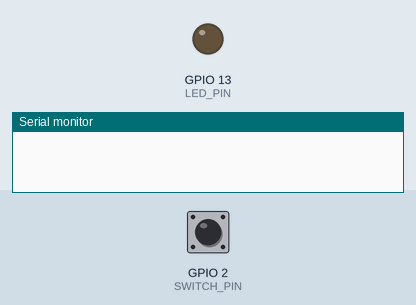
A program run on a simulated ESP32. On the bench: output pins drawn as LEDs (lit = HIGH), the last lines printed to the serial monitor. The inputs (shaded band) are chosen by the test bench; at power-on: GPIO 2 (SWITCH_PIN) LOW.

Above: at 1.2 s.
1.3 s: GPIO 2 (SWITCH_PIN) pulled HIGH for 0.15 s
2.9 s: GPIO 2 (SWITCH_PIN) pulsed HIGH 2 times (0.12 s each, 0.3 s apart)
At 3.9 s:
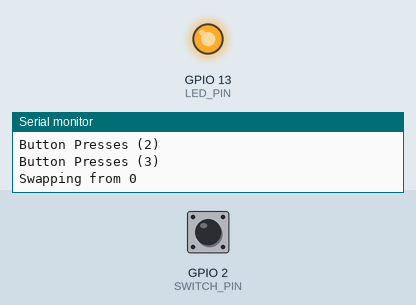
Timing chart, 0 to 5.9 s (numbered marks = the images above; inputs shaded):
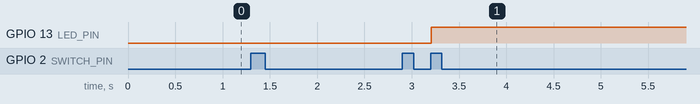

Measured:
- after the input at 2.9 s, GPIO 13 (LED_PIN): LOW → HIGH after 0.31 s

The program:

main.cpp
```cpp
#include <Arduino.h>

enum ButtonState
{
    ON,
    OFF
};

// returns true if specifiedDelay has elapsed since start (millis() values)
boolean timeDiff(unsigned long start, int specifiedDelay)
{
    return (millis() - start >= specifiedDelay);
}


ButtonState btnCurrent;

const int LED_PIN = 13;
const int SWITCH_PIN = 2;
const int LED_DELAY = 1000;
unsigned long NumberOfCounts;
int btnPresses = 0;

const int BOUNCE_DELAY_MS = 5;
ButtonState debouncedState = OFF;
ButtonState bouncedState = OFF;
long lastChange;

ButtonState getButtonState()
{
    ButtonState now = OFF;

    if (digitalRead(SWITCH_PIN))
        now = ON;

    if (now != bouncedState)
    {
        lastChange = millis();
        bouncedState = now;
    }

    if (timeDiff(lastChange, BOUNCE_DELAY_MS))
        debouncedState = now;

    return debouncedState;
}

void setup()
{
    // put your setup code here, to run once:
    Serial.begin(115200);
    pinMode(LED_PIN, OUTPUT);
    pinMode(SWITCH_PIN, INPUT);
    btnCurrent = ButtonState::OFF;
}


int getLEDDelay()
{

    int delay = LED_DELAY;
    if (digitalRead(SWITCH_PIN) == HIGH)
        delay /= 2;
    return delay;
}

void ledOff()
{
    digitalWrite(LED_PIN, LOW);
    int delay = getLEDDelay();
    if (timeDiff(btnPresses, delay))
        btnCurrent = ButtonState::ON;
}

void ledOn()
{
    digitalWrite(LED_PIN, HIGH);
    int delay = getLEDDelay();
    if (timeDiff(btnPresses, delay))
        btnCurrent = ButtonState::OFF;
}

void ledSwap()
{
    Serial.print("Swapping from ");
    Serial.println(digitalRead(LED_PIN));
    digitalWrite(LED_PIN, !digitalRead(LED_PIN));
}

void loop()
{
    ButtonState now = getButtonState();
    if (now != btnCurrent)
    {
        // Save start time before loop execution
        btnCurrent = now;
        switch (btnCurrent)
        {
        case ON:
            btnPresses++;
            Serial.print("Button Presses (");
            Serial.print(btnPresses);
            Serial.println(")");
            break;
        case OFF:
            break;
        }
    }
    if (btnPresses == 3)
    {
        btnPresses = 0;
        ledSwap();
    }
}
```
